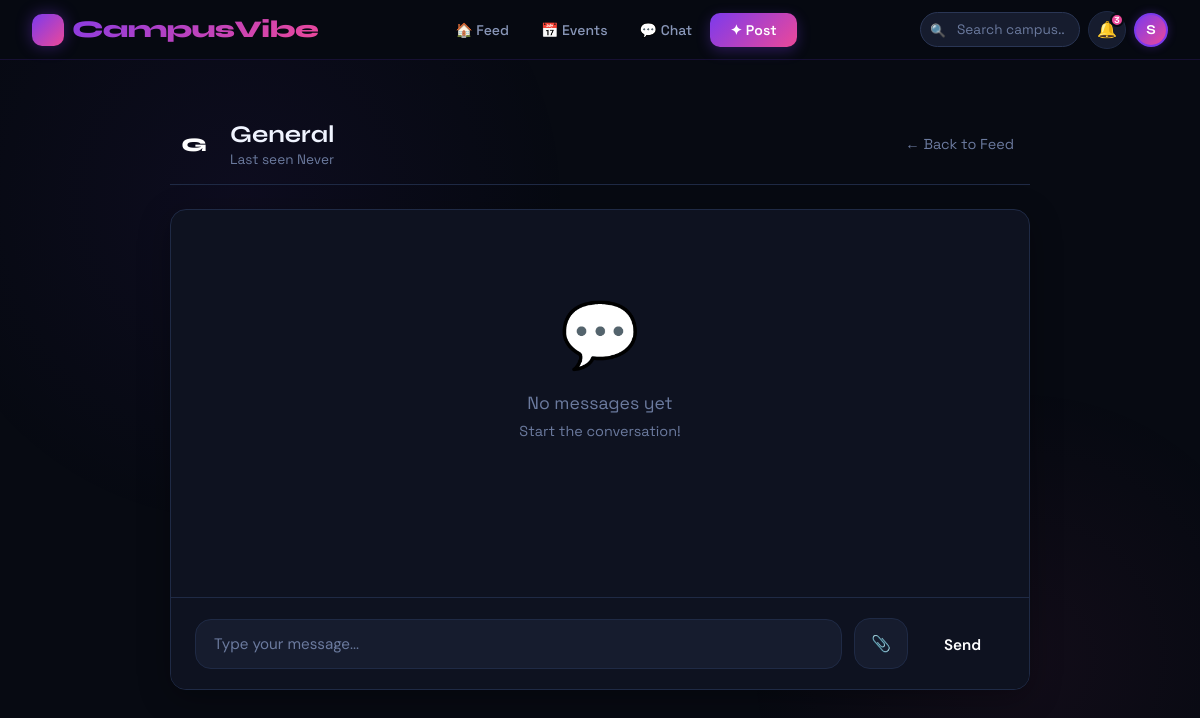
The page /chat/general/ (signed in) on the database as committed earlier.
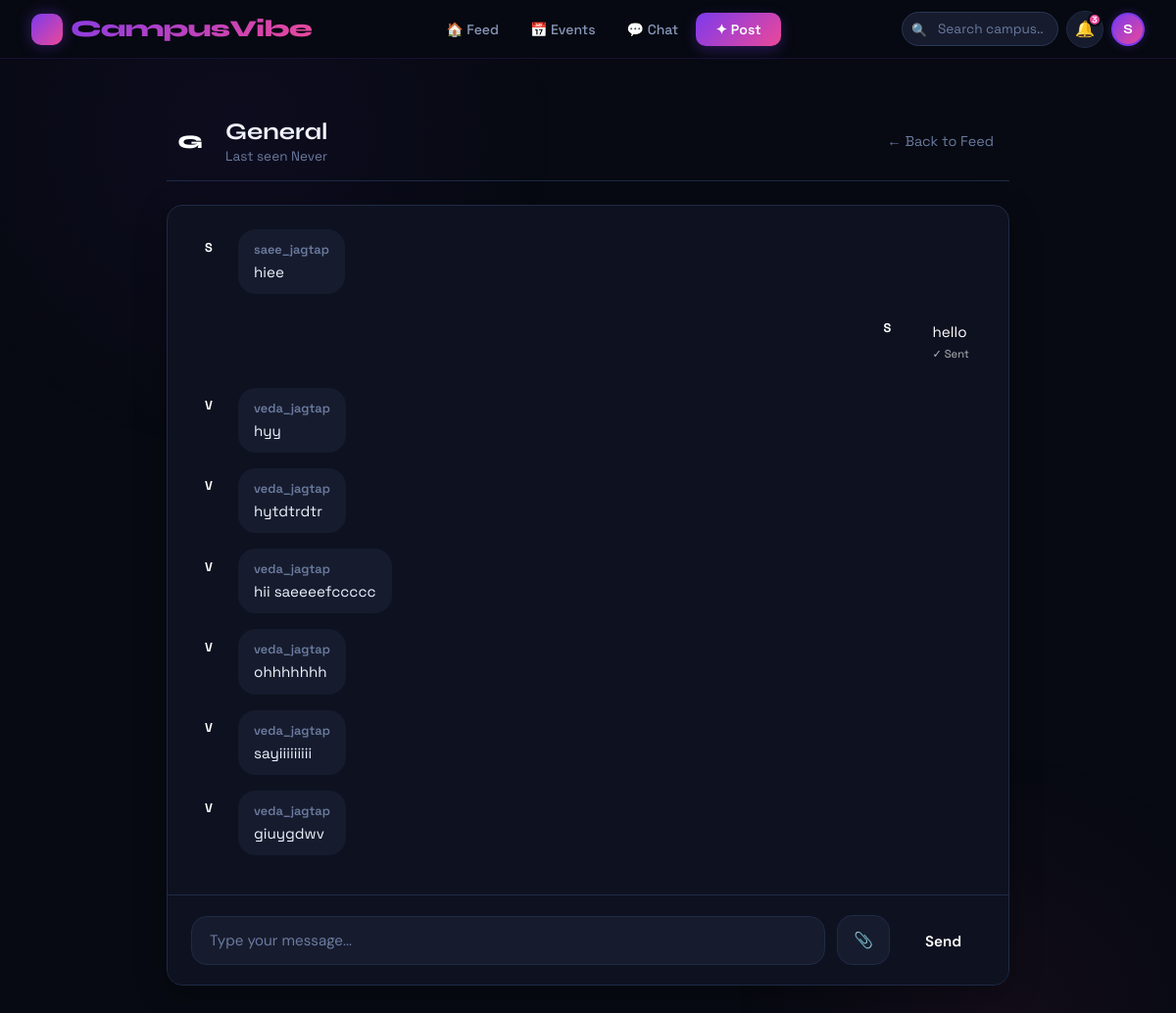
The same page on the database as committed later.
### chat/models.py (models this page shows)
class Message(models.Model):
    sender = models.ForeignKey(User, related_name="sender", on_delete=models.CASCADE)
    receiver = models.ForeignKey(User, related_name="receiver", on_delete=models.CASCADE, null=True, blank=True)
    text = models.TextField(blank=True)
    image = models.TextField(blank=True)
    is_seen = models.BooleanField(default=False)
    group_name = models.CharField(max_length=100, null=True, blank=True)
    created_at = models.DateTimeField(auto_now_add=True)

### chat/views.py (the view)
@login_required
def chat_page(request, room):
    messages = Message.objects.filter(
        group_name=room
    ).order_by("created_at")
    is_online = False
    last_seen = None
    try:
        status = UserStatus.objects.get(user=request.user)
        is_online = status.is_online
        last_seen = status.last_seen
    except UserStatus.DoesNotExist:
        pass
    return render(
        request,
        "chat/chat.html",
        {
            "room": room,
            "messages": messages,
            "is_online": is_online,
            "last_seen": last_seen,
        }
    )

### chat/templates/chat/chat.html (shortened to what this page needs)
{% extends 'index.html' %}
{% load static %}
{% block content %}
<div class="chat-page">
    <div class="chat-header">
        <div class="chat-room-info">
            <div class="room-avatar">{{ room|first|upper }}</div>
            <div class="room-details">
                <h1>{{ room|title }}</h1>
                <div class="room-status{% if is_online %} status-online{% endif %}">
                    {% if is_online %}
                        🟢 Online
                    {% else %}
                        Last seen {{ last_seen|default:"Never" }}
                    {% endif %}
                </div>
            </div>
        </div>
        <a href="/feed/" class="back-link">
            ← Back to Feed
        </a>
    </div>
    <div class="chat-container">
        <div id="chat-messages" class="chat-messages">
            {% for msg in messages %}
            <div class="message{% if msg.sender == request.user %} own{% endif %}">
                {% if msg.sender != request.user %}
                <div class="message-avatar">{{ msg.sender.username|first|upper }}</div>
                {% endif %}
                <div class="message-content">
                    {% if msg.sender != request.user %}
                    <div class="message-sender">{{ msg.sender.username }}</div>
                    {% endif %}
                    <div class="message-text">{{ msg.text }}</div>
                    {% if msg.sender == request.user %}
                    <div class="message-status">
                        {% if msg.is_seen %}✓✓ Seen{% else %}✓ Sent{% endif %}
                    </div>
                    {% endif %}
                </div>
                {% if msg.sender == request.user %}
                <div class="message-avatar">{{ request.user.username|first|upper }}</div>
                {% endif %}
            </div>
            {% empty %}
            <div class="empty-chat">
                <div class="empty-chat-icon">💬</div>
                <div class="empty-chat-text">No messages yet</div>
                <div class="empty-chat-subtext">Start the conversation!</div>
            </div>
            {% endfor %}
        </div>
        <div id="typing-indicator" class="typing-indicator"></div>
        <div class="chat-input-area">
            <div class="input-group">
                <textarea
                    id="message-input"
                    class="message-input"
                    placeholder="Type your message..."
                    rows="1"
                    onkeydown="handleKeyPress(event)"
                ></textarea>
                <label for="image-input" class="file-label">
                    📎
                </label>
                <button onclick="sendMessage()" class="send-btn">
                    Send
                </button>
            </div>
        </div>
    </div>
</div>
{% endblock %}

### app/templates/index.html (shortened to what this page needs)
<!DOCTYPE html>
<html lang="en">
<head>
</head>
<body>
<nav class="top-nav">
    <a href="/" class="nav-logo">
        <span class="nav-logo-icon">🎓</span>
        CampusVibe
    </a>
    <div class="nav-links-desktop">
        {% if user.is_authenticated %}
            <a href="/feed/" id="nav-feed">🏠 Feed</a>
            <a href="/event/" id="nav-events">📅 Events</a>
            <a href="/chat/" id="nav-chat">💬 Chat</a>
            <a href="/create-post/" class="btn nav-cta-btn">✦ Post</a>
        {% else %}
            <a href="/">Home</a>
            <a href="/register/" class="btn nav-cta-btn">Join Free →</a>
            <a href="/login/">Sign in</a>
        {% endif %}
    </div>
    <div class="nav-right">
        {% if user.is_authenticated %}
            <div class="nav-search-wrap">
                <span class="nav-search-icon">🔍</span>
                <form method="GET" action="/feed/">
                    <input class="nav-search-input" type="text" name="q" placeholder="Search campus..." value="{{ request.GET.q|default:'' }}">
                </form>
            </div>
            <a href="/notifications/" class="nav-icon-btn" title="Notifications">
                🔔
                <span class="notif-badge">3</span>
            </a>
            <a href="/profile/" class="nav-avatar">
                {{ user.username|first|upper }}
            </a>
        {% else %}
            <a href="/login/" class="btn btn-ghost btn-sm">Sign in</a>
        {% endif %}
    </div>
</nav>
<div class="page">
    {% block content %}
    {% endblock %}
</div>
</body>
</html>

### chat/templates/chat/chat.html (style rules this page uses)
.chat-page { max-width: 900px; margin: 0 auto; padding: 60px 20px 100px; display: flex; flex-direction: column; height: calc(100vh - 70px); }
.chat-header { display: flex; justify-content: space-between; align-items: center; margin-bottom: 24px; padding-bottom: 16px; border-bottom: 1px solid var(--border); }
.chat-room-info { display: flex; align-items: center; gap: 12px; }
.room-avatar { width: 48px; height: 48px; border-radius: 50%; background: linear-gradient(135deg, var(--accent), var(--accent2)); display: flex; align-items: center; justify-content: center; font-family: 'Syne', sans-serif; font-size: 1.2rem; font-weight: 800; color: white; }
.room-details h1 { font-family: 'Syne', sans-serif; font-size: 1.5rem; font-weight: 700; margin: 0; color: var(--text); }
.room-status { font-size: 0.85rem; color: var(--muted); margin-top: 2px; }
.chat-container { flex: 1; display: flex; flex-direction: column; background: var(--surface); border: 1px solid var(--border); border-radius: var(--radius); overflow: hidden; box-shadow: 0 8px 32px rgba(0,0,0,0.3); }
.chat-messages { flex: 1; overflow-y: auto; padding: 24px; display: flex; flex-direction: column; gap: 16px; }
.message { display: flex; gap: 12px; max-width: 70%; }
.message.own { align-self: flex-end; flex-direction: row-reverse; }
.message-avatar { width: 36px; height: 36px; border-radius: 50%; background: linear-gradient(135deg, var(--accent), var(--accent2)); display: flex; align-items: center; justify-content: center; font-size: 0.8rem; font-weight: 700; color: white; flex-shrink: 0; }
.message.own .message-avatar { background: linear-gradient(135deg, var(--gold), var(--success)); }
.message-content { background: var(--surface2); border-radius: 18px; padding: 12px 16px; position: relative; }
.message.own .message-content { background: linear-gradient(135deg, var(--accent), var(--accent2)); color: white; }
.message-sender { font-weight: 600; font-size: 0.8rem; color: var(--muted); margin-bottom: 4px; }
.message-text { font-size: 0.95rem; line-height: 1.4; word-wrap: break-word; }
.message-status { font-size: 0.7rem; opacity: 0.7; margin-top: 4px; text-align: right; }
.typing-indicator { font-size: 0.85rem; color: var(--muted); font-style: italic; padding: 8px 24px; }
.chat-input-area { border-top: 1px solid var(--border); padding: 20px 24px; background: var(--surface); }
.input-group { display: flex; gap: 12px; align-items: flex-end; }
.message-input { flex: 1; padding: 14px 18px; background: var(--surface2); border: 1px solid var(--border); border-radius: var(--radius); color: var(--text); font-family: 'DM Sans', sans-serif; font-size: 0.95rem; resize: none; min-height: 20px; max-height: 120px; overflow-y: auto; }
.message-input::placeholder { color: var(--muted); }
.file-label { padding: 14px 16px; background: var(--surface2); border: 1px solid var(--border); border-radius: var(--radius); color: var(--muted); cursor: pointer; transition: all 0.2s; display: flex; align-items: center; gap: 8px; }
.send-btn { padding: 14px 24px; background: linear-gradient(135deg, var(--accent), var(--accent2)); border: none; border-radius: var(--radius); color: white; font-family: 'DM Sans', sans-serif; font-size: 0.95rem; font-weight: 600; cursor: pointer; transition: transform 0.2s, box-shadow 0.2s; }
.back-link { color: var(--muted); text-decoration: none; font-size: 0.9rem; display: flex; align-items: center; gap: 6px; transition: color 0.2s; padding: 8px 16px; border-radius: var(--radius); }
.message { animation: fadeIn 0.3s ease both; }

Rows that differ between the two databases and show on the page:
added Message: sender.username|first "S", sender.username "saee_jagtap", text "hiee"
added Message: text "hello", is_seen "✓ Sent", {{ request.user.username|first|upper }} "S"
added Message: sender.username|first "V", sender.username "veda_jagtap", text "hyy"
added Message: sender.username|first "V", sender.username "veda_jagtap", text "hytdtrdtr"
added Message: sender.username|first "V", sender.username "veda_jagtap", text "hii saeeeefccccc"
added Message: sender.username|first "V", sender.username "veda_jagtap", text "ohhhhhhh"
added Message: sender.username|first "V", sender.username "veda_jagtap", text "sayiiiiiiiii"
added Message: sender.username|first "V", sender.username "veda_jagtap", text "giuygdwv"
Other text that changed with them:
text no longer shown: "💬 No messages yet Start the conversation!"
